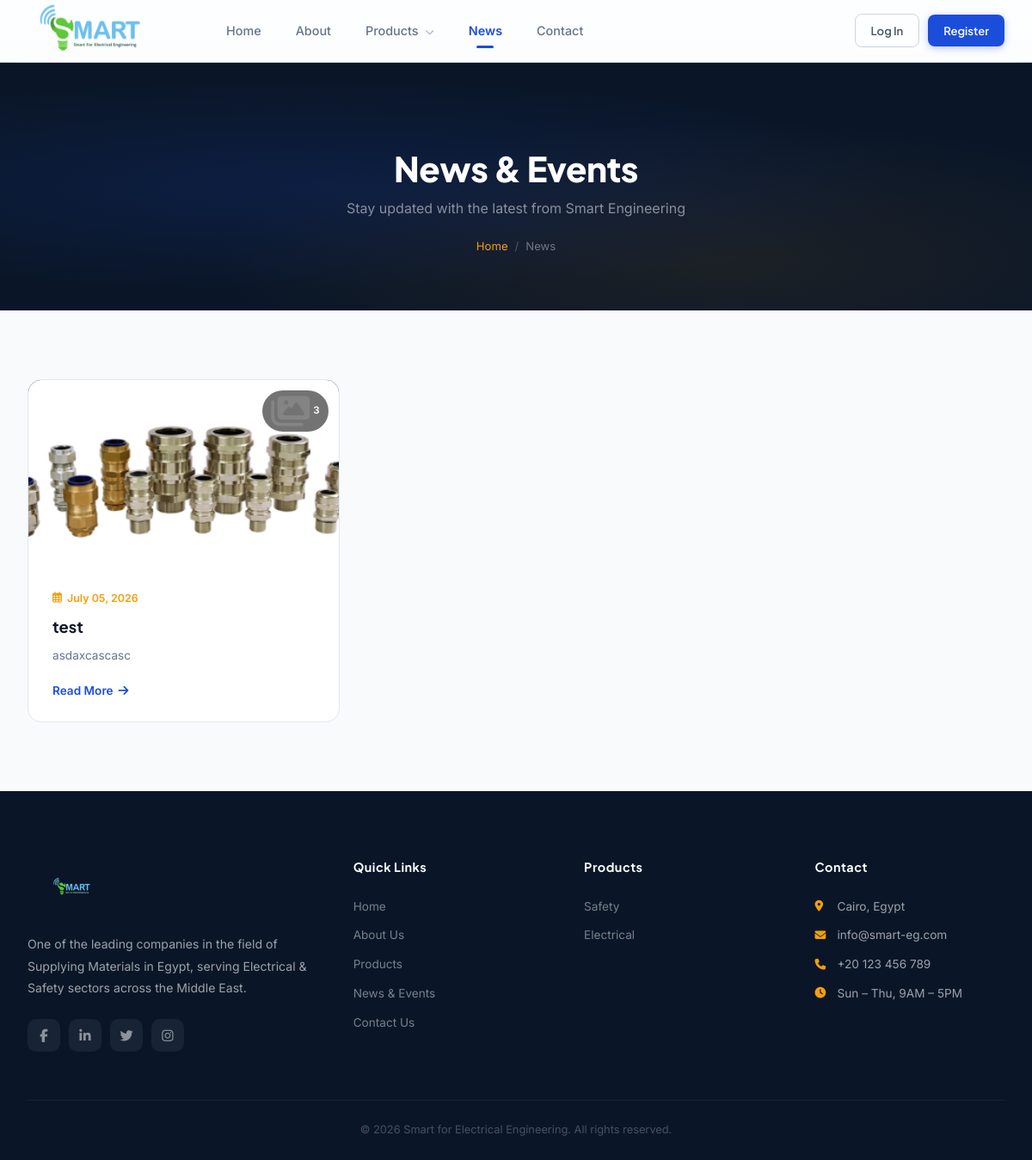
Page /news/ on the committed database.
### store/models.py (models this page shows, shortened)
class NewsEvent(models.Model):
    title = models.CharField(max_length=300)
    slug = models.SlugField(max_length=300, unique=True, blank=True)
    description = models.TextField()
    created_at = models.DateTimeField(default=timezone.now)
    is_published = models.BooleanField(default=True)
    class Meta:
        ordering = ['-created_at']
        verbose_name = "News Event"
        verbose_name_plural = "News Events"
    @property
    def cover_image(self):
        first = self.images.first()
        if first:
            return first.image
        return None

class NewsImage(models.Model):
    event = models.ForeignKey(NewsEvent, on_delete=models.CASCADE, related_name='images')
    image = models.ImageField(upload_to='news/')
    caption = models.CharField(max_length=200, blank=True)
    order = models.IntegerField(default=0)
    class Meta:
        ordering = ['order']

class Category(models.Model):
    name = models.CharField(max_length=100)
    slug = models.SlugField(max_length=100, unique=True, blank=True)
    icon = models.CharField(max_length=50, blank=True, help_text="FontAwesome icon class e.g. fa-shield-alt")
    description = models.TextField(blank=True)
    order = models.IntegerField(default=0)
    class Meta:
        verbose_name_plural = "Categories"
        ordering = ['order', 'name']

### store/views.py (the view)
# urls.py: path('news/', views.news_list, name='news'),
def news_list(request):
    events = NewsEvent.objects.filter(is_published=True).prefetch_related('images')
    return render(request, 'store/news.html', {'events': events})

### store/context_processors.py (called while the page is built)
def nav_categories(request):
    return {'nav_categories': Category.objects.all()}

### templates/store/news.html (shortened to what this page needs)
{% extends "store/base.html" %}
{% block content %}
<section class="page-hero">
    <h1>News & Events</h1>
    <p class="subtitle">Stay updated with the latest from Smart Engineering</p>
    <div class="breadcrumb">
        <a href="{% url 'home' %}">Home</a>
        <span class="sep">/</span>
        <span class="current">News</span>
    </div>
</section>
<section class="news-section">
    <div class="news-container">
        {% if events %}
        <div class="news-grid">
            {% for event in events %}
            <div class="news-card reveal">
                <div class="news-card-img">
                    {% if event.cover_image %}
                    <img src="{{ event.cover_image.url }}" alt="{{ event.title }}">
                    {% else %}
                    <i class="fas fa-newspaper"></i>
                    {% endif %}
                    {% if event.images.count > 1 %}
                    <span class="badge"><i class="fas fa-images"></i> {{ event.images.count }}</span>
                    {% endif %}
                </div>
                <div class="news-card-body">
                    <div class="date"><i class="far fa-calendar-alt"></i> {{ event.created_at|date:"F d, Y" }}</div>
                    <h3>{{ event.title }}</h3>
                    <p>{{ event.description|truncatewords:25 }}</p>
                    <a href="{% url 'news_detail' event.slug %}" class="read-more">Read More <i class="fas fa-arrow-right"></i></a>
                </div>
            </div>
            {% endfor %}
        </div>
        {% else %}
        <div class="empty reveal">
            <i class="fas fa-newspaper"></i>
            <h3>No news yet</h3>
            <p>Check back soon for updates!</p>
        </div>
        {% endif %}
    </div>
</section>
{% endblock %}

### templates/store/base.html (shortened to what this page needs)
{% load static %}
<!DOCTYPE html>
<html lang="en" dir="ltr">
<head>
    <link rel="stylesheet" href="https://cdnjs.cloudflare.com/ajax/libs/font-awesome/6.5.1/css/all.min.css">
</head>
<body>
<nav class="navbar" id="navbar">
    <div class="nav-inner">
        <a href="{% url 'home' %}" class="brand">
            <img src="{% static 'images/logo.png' %}" alt="Smart Engineering Logo" class="brand-logo">
        </a>
        <div class="nav-menu" id="navMenu">
            <div class="nav-center">
                <a href="{% url 'home' %}" class="{% if request.resolver_match.url_name == 'home' %}active{% endif %}">Home</a>
                <a href="{% url 'about' %}" class="{% if request.resolver_match.url_name == 'about' %}active{% endif %}">About</a>
                <div class="dropdown">
                    <a href="{% url 'products' %}" class="{% if 'product' in request.resolver_match.url_name %}active{% endif %}">
                        Products <i class="fas fa-chevron-down" style="font-size:0.65rem;margin-left:4px;opacity:0.5;"></i>
                    </a>
                </div>
                <a href="{% url 'news' %}" class="{% if 'news' in request.resolver_match.url_name %}active{% endif %}">News</a>
                <a href="{% url 'contact' %}" class="{% if request.resolver_match.url_name == 'contact' %}active{% endif %}">Contact</a>
            </div>
            <div class="nav-right">
                {% if user.is_authenticated %}
                    <span class="nav-user"><i class="fas fa-user-circle"></i>{{ user.get_short_name|default:user.username }}</span>
                    <a href="{% url 'logout' %}" class="btn btn-ghost" style="padding:8px 18px;font-size:0.82rem;">Logout</a>
                {% else %}
                    <a href="{% url 'login' %}" class="btn btn-ghost" style="padding:8px 18px;font-size:0.82rem;">Log In</a>
                    <a href="{% url 'register' %}" class="btn btn-primary" style="padding:8px 18px;font-size:0.82rem;">Register</a>
                {% endif %}
            </div>
        </div>
    </div>
</nav>
<main class="main">
    {% block content %}{% endblock %}
</main>
<footer class="footer">
    <div class="footer-grid">
        <div>
            <div class="footer-brand">
                <img src="{% static 'images/logo.png' %}" alt="Smart Engineering Logo" class="brand-logo" style="height: 40px; margin-bottom: 10px;">
            </div>
            <p class="footer-about">One of the leading companies in the field of Supplying Materials in Egypt, serving Electrical & Safety sectors across the Middle East.</p>
            <div class="footer-socials">
                <a href="#" aria-label="Facebook"><i class="fab fa-facebook-f"></i></a>
                <a href="#" aria-label="LinkedIn"><i class="fab fa-linkedin-in"></i></a>
                <a href="#" aria-label="Twitter"><i class="fab fa-twitter"></i></a>
                <a href="#" aria-label="Instagram"><i class="fab fa-instagram"></i></a>
            </div>
        </div>
        <div class="footer-col">
            <h4>Quick Links</h4>
            <a href="{% url 'home' %}">Home</a>
            <a href="{% url 'about' %}">About Us</a>
            <a href="{% url 'products' %}">Products</a>
            <a href="{% url 'news' %}">News & Events</a>
            <a href="{% url 'contact' %}">Contact Us</a>
        </div>
        <div class="footer-col">
            <h4>Products</h4>
            {% for cat in nav_categories %}
            <a href="{% url 'product_category' cat.slug %}">{{ cat.name }}</a>
            {% endfor %}
        </div>
        <div class="footer-col">
            <h4>Contact</h4>
            <div class="contact-line"><i class="fas fa-map-marker-alt"></i> Cairo, Egypt</div>
            <div class="contact-line"><i class="fas fa-envelope"></i> info@smart-eg.com</div>
            <div class="contact-line"><i class="fas fa-phone"></i> +20 123 456 789</div>
            <div class="contact-line"><i class="fas fa-clock"></i> Sun – Thu, 9AM – 5PM</div>
        </div>
    </div>
    <div class="footer-bottom">
        &copy; 2026 Smart for Electrical Engineering. All rights reserved.
    </div>
</footer>
</body>
</html>

### templates/store/news.html (style rules this page uses)
.news-section { padding: 80px 32px; }
.news-container { max-width: 1280px; margin: 0 auto; }
.news-grid { display: grid; grid-template-columns: repeat(auto-fill, minmax(360px, 1fr)); gap: 24px; }
.news-card { border-radius: var(--radius-lg); overflow: hidden; background: var(--white); border: 1px solid var(--gray-100); transition: all 0.35s var(--ease); }
.news-card-img { height: 220px; background: var(--navy); display: grid; place-items: center; overflow: hidden; position: relative; }
.news-card-img img { width: 100%; height: 100%; object-fit: cover; transition: transform 0.5s var(--ease); }
.news-card-img i { font-size: 2.5rem; color: rgba(255,255,255,0.12); }
.news-card-img .badge { position: absolute; top: 12px; right: 12px; background: rgba(0,0,0,0.55); color: #fff; padding: 4px 10px; border-radius: 100px; font-size: 0.72rem; font-weight: 600; backdrop-filter: blur(4px); display: flex; align-items: center; gap: 4px; }
.news-card-body { padding: 24px 28px; }
.news-card-body .date { font-size: 0.78rem; color: var(--gold); font-weight: 600; margin-bottom: 10px; display: flex; align-items: center; gap: 6px; }
.news-card-body h3 { font-size: 1.15rem; font-weight: 700; margin-bottom: 10px; line-height: 1.4; }
.news-card-body p { font-size: 0.85rem; color: var(--gray-500); line-height: 1.65; margin-bottom: 16px; }
.read-more { display: inline-flex; align-items: center; gap: 6px; color: var(--royal); font-weight: 600; font-size: 0.85rem; text-decoration: none; transition: all 0.2s; }

### rows in the picture
NewsEvent: cover_image (picture), images.count "3", created_at "July 05, 2026", title "test", description "asdaxcascasc"
Category: name "Safety"
Category: name "Electrical"
